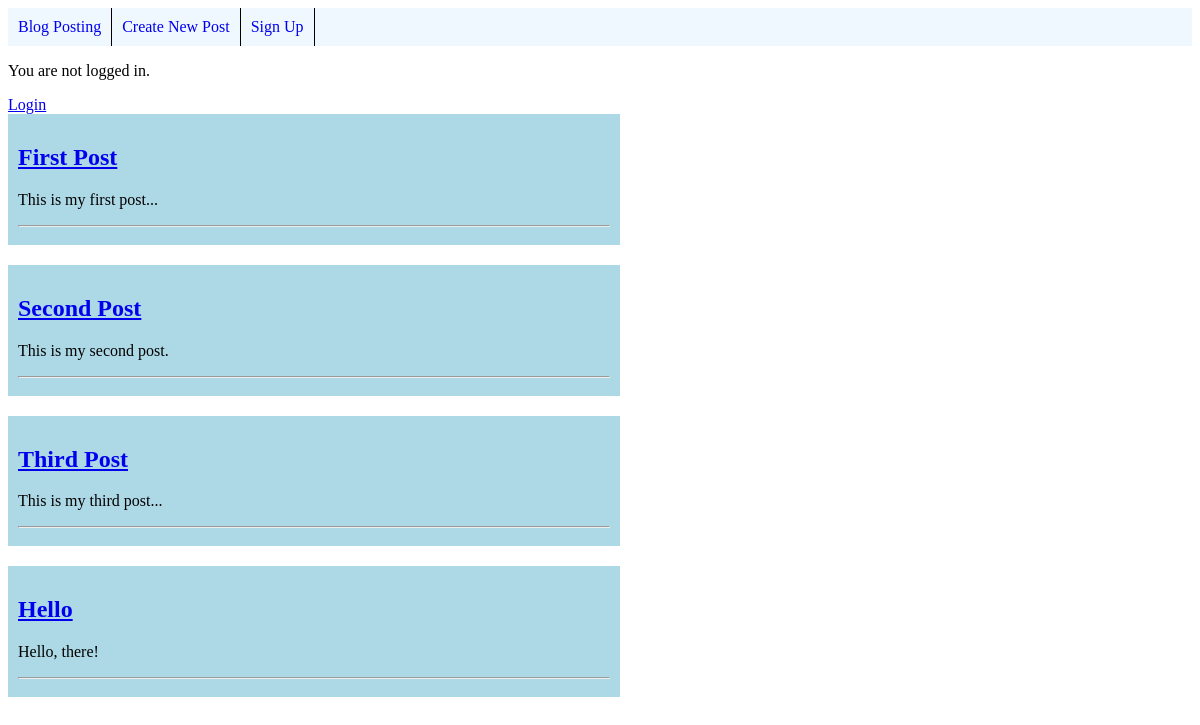
The app's page /, older data.
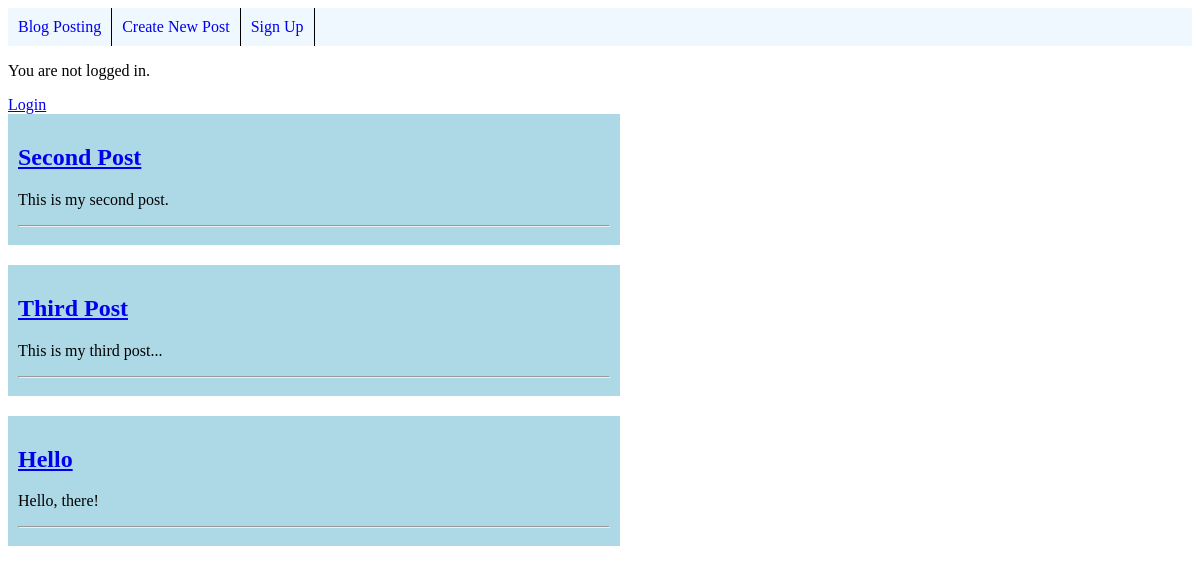
The same page, newer data.
### blog_posting/models.py (models this page shows, shortened)
class Post(models.Model):
    title = models.CharField(max_length=100)
    author = models.ForeignKey('auth.User', on_delete=models.CASCADE)
    body = models.TextField()

### blog_posting/views.py (the view)
# urls.py: path("", views.HomePageView.as_view(), name="home"),
class HomePageView(ListView):
    model = Post
    template_name = "home.html"

### templates/home.html (shortened to what this page needs)
<!DOCTYPE html>
{% extends 'base.html' %}
    {% block content %}
        {% for post in object_list %}
            <div class="post-entry">
                <h2><a href="{% url 'blog-post' post.pk %}">{{ post.title }}</a></h2>
                <p>{{ post.body }}</p><hr>
            </div>
        {% endfor %}
    {% endblock %}

### templates/base.html (shortened to what this page needs)
<!DOCTYPE html>
{% load static %}
<html lang="en">
<head>
    <link rel="stylesheet" href="{% static 'css/design.css' %}">
</head>
<body>
    <div class="nav-bar">
        <ul>
            <li><a href="{% url 'home' %}">Blog Posting</a></li>
            <li><a href="{% url 'blog-new' %}"> Create New Post</a></li>
            {% if user.is_authenticated %}
                <li><a href="{% url 'logout' %}">Logout</a></li>
            {% else %}
                <li><a href="{% url 'signup' %}">Sign Up</a></li>
            {% endif %}
        </ul>
    </div>
    {% if user.is_authenticated %}
        <p>Hello, {{ user.username }}</p>
    {% else %}
        <p>You are not logged in.</p>
        <a href="{% url 'login' %}">Login</a>
    {% endif %}
    <div class="blog-container">
        {% block content %}
        {% endblock %}
    </div>
</body>
</html>

### static/css/design.css (style rules this page uses)
.nav-bar ul { top: 0; list-style-type: none; color: aliceblue; margin-top: 0; padding: 0; overflow: hidden; background: aliceblue; }
.nav-bar li { display: inline; float: left; border-right: 1px black solid; }
.nav-bar a { display: block; text-decoration: none; padding: 10px 10px 10px 10px; }
.post-entry { padding: 10px 10px 10px 10px; margin-bottom: 20px; background: lightblue; max-width: 50%; }

Row changes from the older to the newer data that the page shows:
removed Post: title "First Post", body "This is my first post..."
